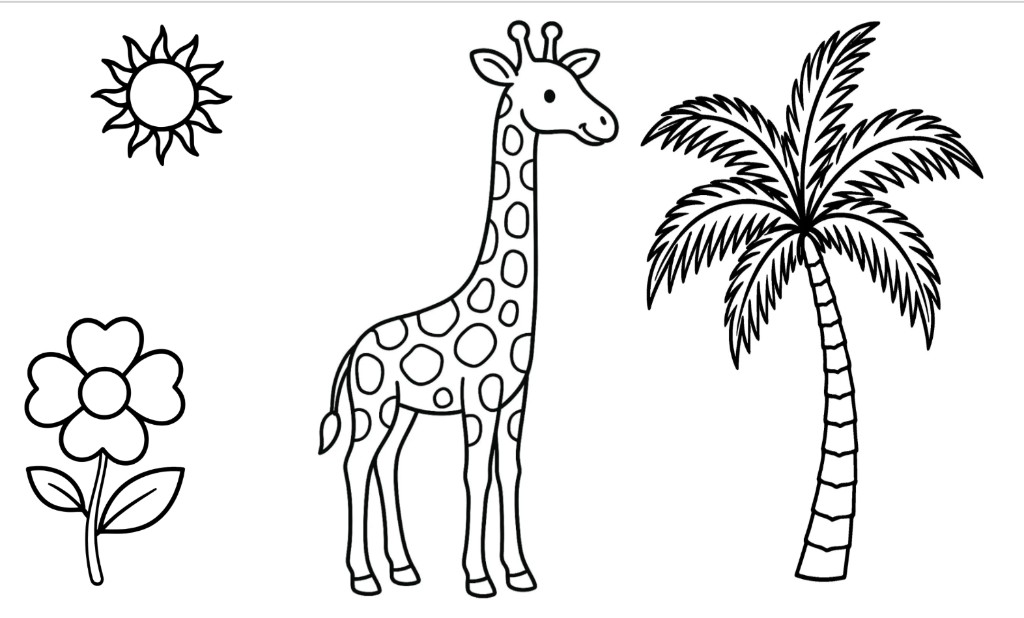
#> input picture assets/pictures/giraffe-art.png, 1024 x 618 px
$ python fix_giraffe_viewbox.py
#> lines starting #> are read from the running program, lines starting #| are printed output that depends on the picture; after the words box and inside, x2 and y2 are one past the last pixel; in counts of white or black regions, pixels touching at a corner belong together
#!/usr/bin/env python3
"""Tighten giraffe.svg viewBox to PNG size and align patch overlays."""

from __future__ import annotations

import re
import sys
from pathlib import Path

import cv2
import numpy as np
from PIL import Image

ROOT = Path(__file__).resolve().parents[1]
SVG_PATH = ROOT / "assets" / "pictures" / "giraffe.svg"
PNG_PATH = ROOT / "assets" / "pictures" / "giraffe-art.png"

OLD_VIEW = 400
PW, PH = 408, 526
SCALE = min(OLD_VIEW / PW, OLD_VIEW / PH)
OX = (OLD_VIEW - PW * SCALE) / 2
OY = (OLD_VIEW - PH * SCALE) / 2


def load_interior_mask() -> tuple[np.ndarray, np.ndarray]:
    gray = np.array(Image.open(PNG_PATH).convert("L"))
    lines = gray < 128
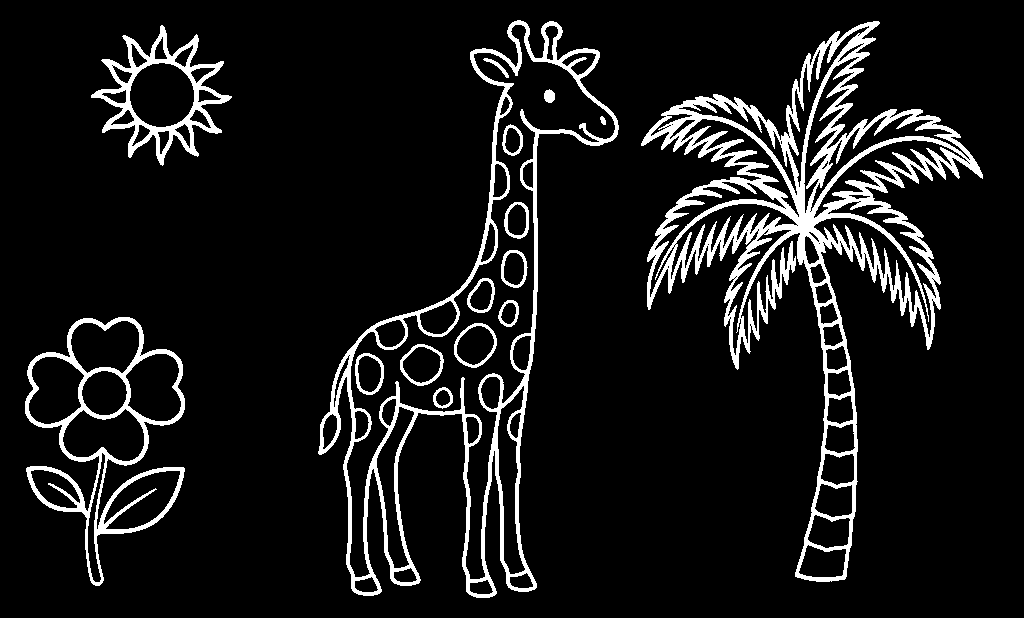
#> lines: shape (618, 1024) bool; 9.3% white; 16 white regions, largest, box (x1, y1, x2, y2) and area: (641, 21, 983, 582) 29692, (318, 20, 619, 598) 15030, (25, 317, 185, 586) 6633
    _, bw = cv2.threshold(gray, 0, 255, cv2.THRESH_BINARY + cv2.THRESH_OTSU)
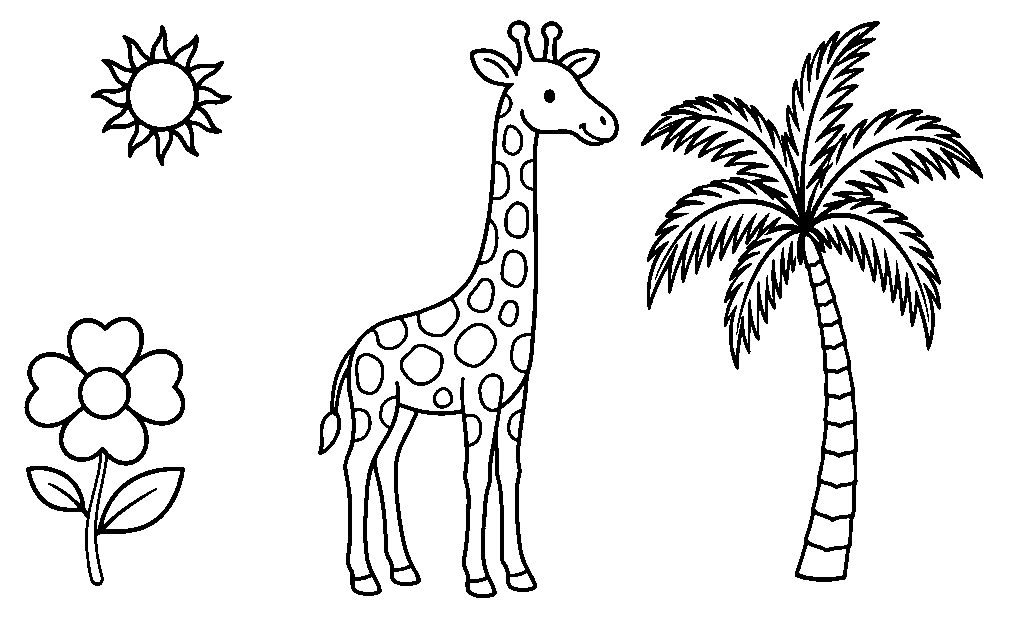
#> bw: shape (618, 1024); 90.5% white; 16 black regions, largest, box (x1, y1, x2, y2) and area: (641, 21, 983, 582) 30422, (318, 20, 619, 598) 15508, (24, 317, 185, 586) 6773
    fill = 255 - bw
    kernel = cv2.getStructuringElement(cv2.MORPH_ELLIPSE, (3, 3))
    line_mask = 255 - fill
    line_mask = cv2.morphologyEx(line_mask, cv2.MORPH_CLOSE, kernel, iterations=1)
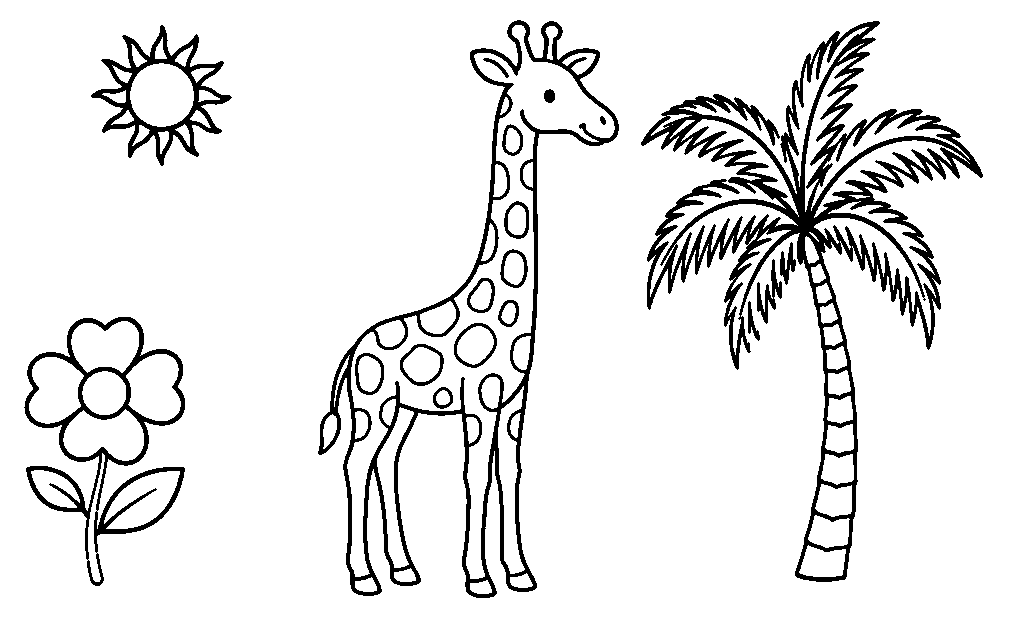
#> line_mask: shape (618, 1024); 90.6% white; 19 black regions, largest, box (x1, y1, x2, y2) and area: (641, 21, 983, 582) 28759, (318, 20, 619, 598) 15500, (24, 317, 185, 586) 6761
    fill = 255 - line_mask
    return lines, fill > 0


# [49 lines left out: functions gap_center, inside_silhouette, not called in this run]


def map_point(x: float, y: float) -> tuple[float, float]:
  # Patches were authored in 400×400 against letterboxed art; map into PNG space.
    return x - OX, y / SCALE


def _fmt(n: float) -> str:
    return f"{n:.1f}".rstrip("0").rstrip(".")


# [65 lines left out: functions transform_path_d, nudge_patch, not called in this run]


def build_svg(lines: np.ndarray) -> str:
#> (the run stopped early here; a loop or call above may not have finished)

$ run again, with assets/pictures/butterfly-art.png copied over assets/pictures/giraffe-art.png
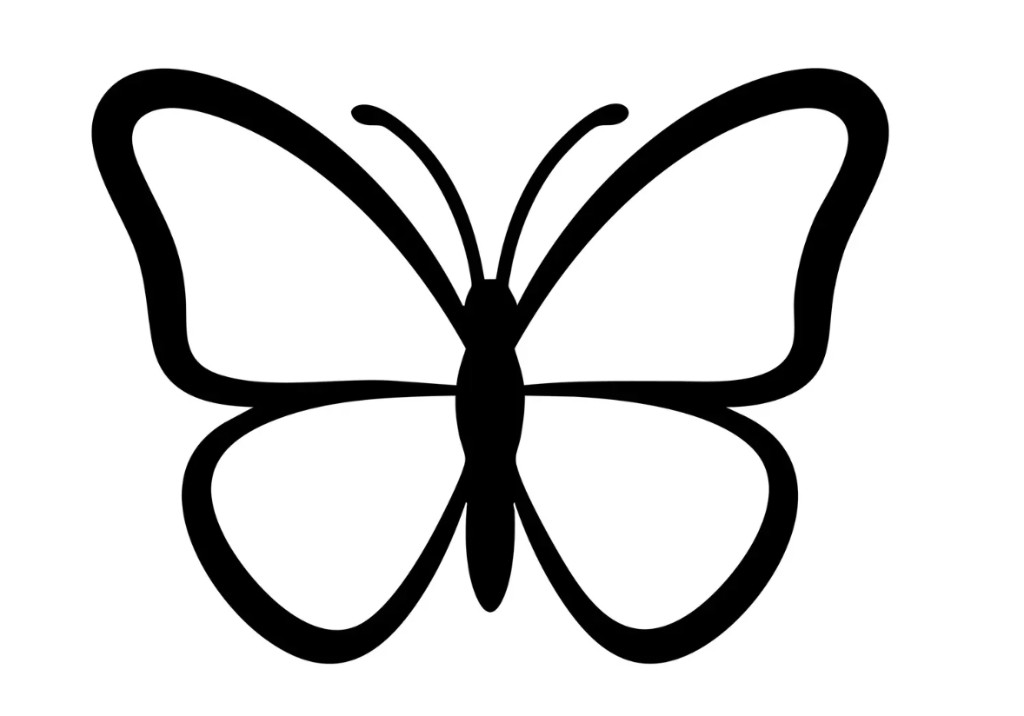
#> input picture assets/pictures/butterfly-art.png, 1024 x 716 px
#> in load_interior_mask, `lines = gray < 128`:
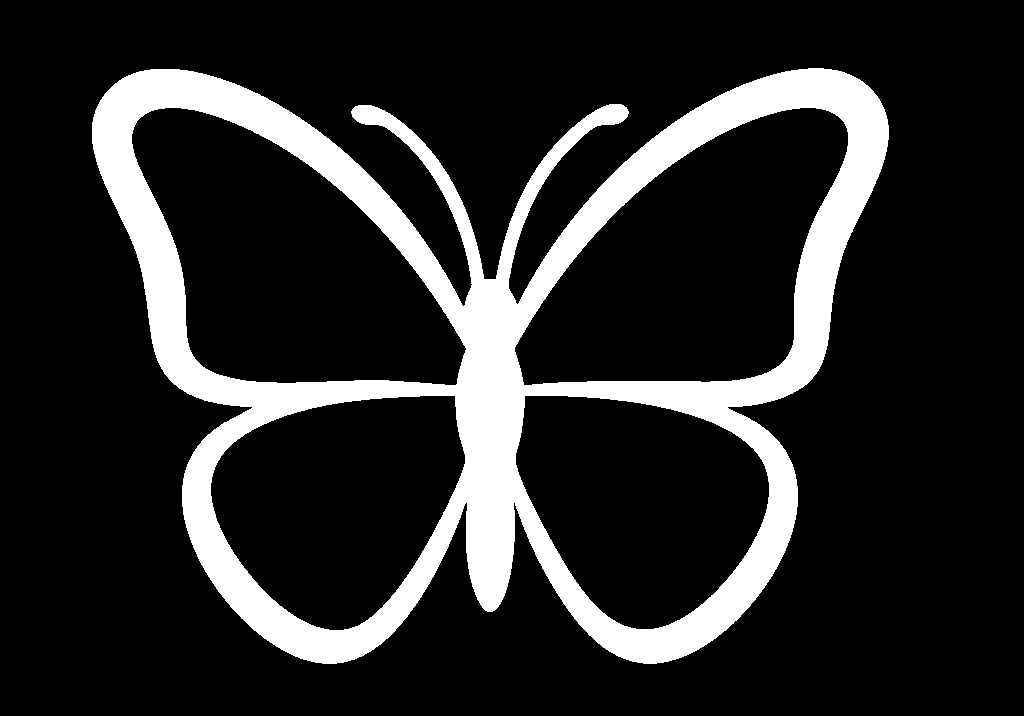
#> lines: shape (716, 1024) bool; 16% white; 1 white region, box (x1, y1, x2, y2) and area: (92, 68, 889, 664) 117580
#> bw: shape (716, 1024); 84% white; 1 black region, box (x1, y1, x2, y2) and area: (92, 68, 889, 664) 117652
#> line_mask: shape (716, 1024); 84% white; 1 black region, box (x1, y1, x2, y2) and area: (92, 68, 889, 664) 117650

$ run again, with assets/pictures/butterfly-outline.png copied over assets/pictures/giraffe-art.png
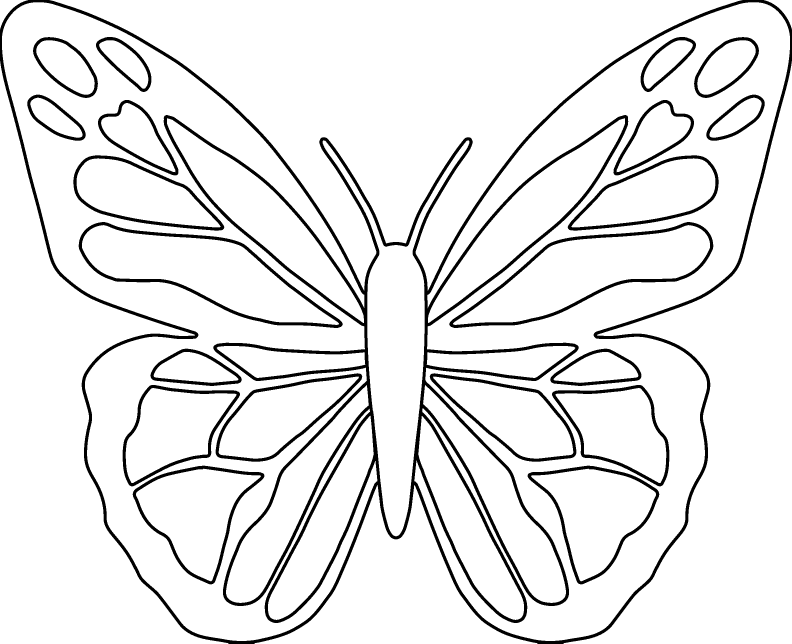
#> input picture assets/pictures/butterfly-outline.png, 2376 x 1930 px (shown at 1/3 size)
#> in load_interior_mask, gray is the input picture: shape (1930, 2376); 91.4% white; 21 black regions, largest, box (x1, y1, x2, y2) and area: (0, 0, 2376, 1930) 226847, (236, 666, 1028, 984) 16662, (1348, 666, 2140, 984) 16661
#> in load_interior_mask, `lines = gray < 128`:
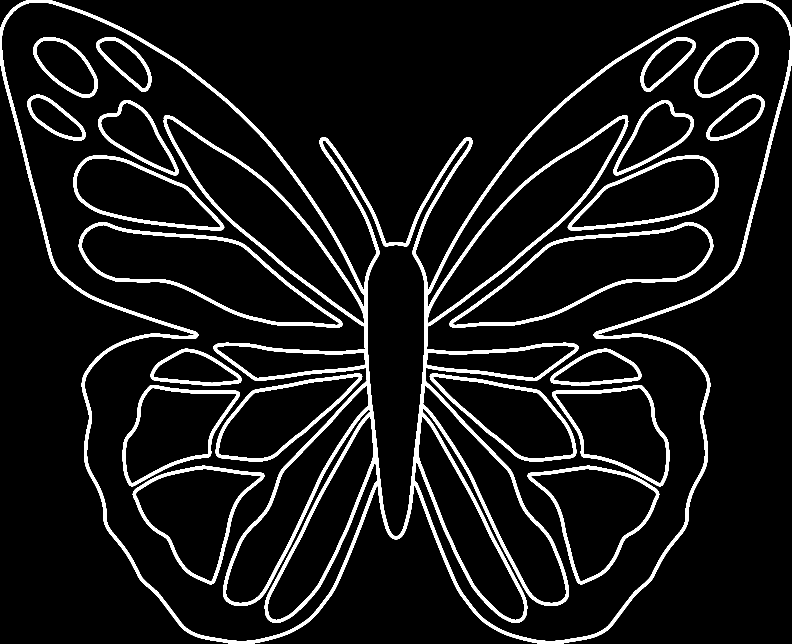
#> lines: shape (1930, 2376) bool (shown at 1/3 size); 8.6% white; 21 white regions, largest, box (x1, y1, x2, y2) and area: (0, 0, 2376, 1930) 226847, (236, 666, 1028, 984) 16662, (1348, 666, 2140, 984) 16661
#> line_mask: shape (1930, 2376); 91.4% white; 21 black regions, largest, box (x1, y1, x2, y2) and area: (0, 0, 2376, 1930) 226843, (236, 666, 1028, 984) 16662, (1348, 666, 2140, 984) 16661
